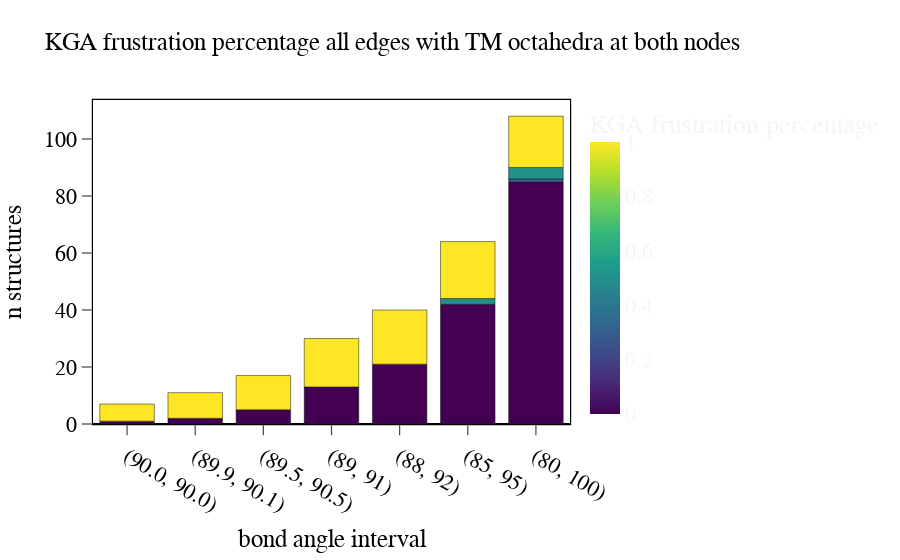
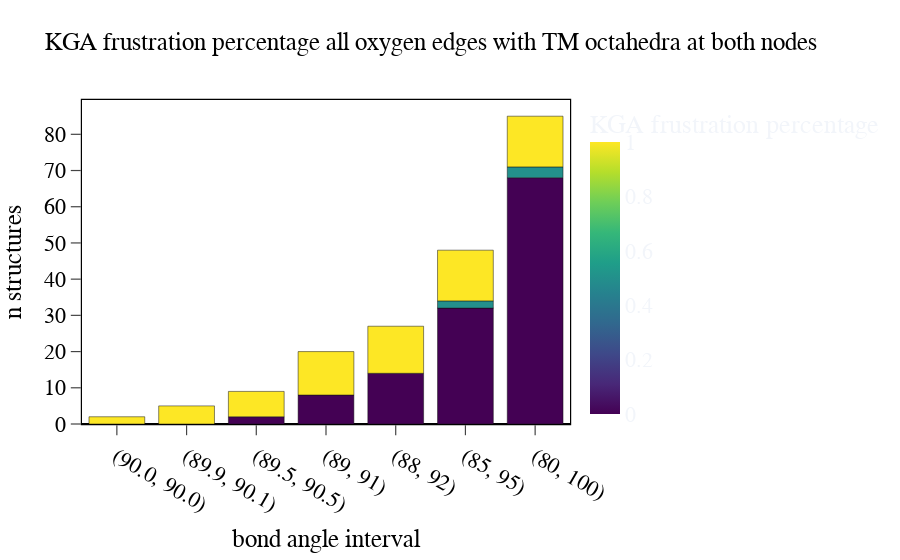

The cell these charts' notebook holds for them, in order:
### Code cell
# Plot as stacked bar plot
for data_string in description:
    names = ["KGA frustration percentage", "n structures", "bond angle interval"]
    dat = []
    for ba_range, data in all_data.items():
        c = Counter(list(data[data_string].values()))
        sorted_keys = sorted(list(c.keys()))
        c = {k: c[k] for k in sorted_keys}
        for perc, n_struct in c.items():
            dat.append([perc, n_struct, str(ba_range)])
    df_plot = pd.DataFrame(dat, columns=names)
    fig = px.bar(df_plot, x="bond angle interval", y="n structures", color="KGA frustration percentage", title=f"KGA frustration percentage {data_string}", color_continuous_scale="viridis")
    fig = pretty_plot(fig)
    fig.update_layout(font=dict(size=22))
    fig.show()
    fig.write_image(os.path.join(plot_dir, f"kga_frustration_percentage_{data_string}.pdf"))

### Figure 1 — Plotly figure (JSON) as saved in the notebook; plotly's stock layout.template omitted (floating-point values rounded to 4 significant figures)
{"data": [{"alignmentgroup": "True", "hovertemplate": "bond angle interval=%{x}<br>n structures=%{y}<br>KGA frustration percentage=%{marker.color}<extra></extra>", "legendgroup": "", "marker": {"color": [0.0, 1.0, 0.0, 1.0, 0.0, 1.0, 0.0, 1.0, 0.0, 1.0, 0.0, 0.5, 1.0, 0.0, 0.3333, 0.5, 1.0], "coloraxis": "coloraxis", "pattern": {"shape": ""}}, "name": "", "offsetgroup": "", "orientation": "v", "showlegend": false, "textposition": "auto", "x": ["(90.0, 90.0)", "(90.0, 90.0)", "(89.9, 90.1)", "(89.9, 90.1)", "(89.5, 90.5)", "(89.5, 90.5)", "(89, 91)", "(89, 91)", "(88, 92)", "(88, 92)", "(85, 95)", "(85, 95)", "(85, 95)", "(80, 100)", "(80, 100)", "(80, 100)", "(80, 100)"], "xaxis": "x", "y": [1, 6, 2, 9, 5, 12, 13, 17, 21, 19, 42, 2, 20, 85, 1, 4, 18], "yaxis": "y", "type": "bar"}], "layout": {"xaxis": {"anchor": "y", "domain": [0.0, 1.0], "title": {"text": "bond angle interval", "font": {"size": 25, "color": "black"}}, "tickfont": {"size": 22, "color": "black"}, "ticks": "outside", "tickwidth": 1.2, "ticklen": 10, "showgrid": false, "showline": true, "mirror": true, "linewidth": 1.2, "linecolor": "black"}, "yaxis": {"anchor": "x", "domain": [0.0, 1.0], "title": {"text": "n structures", "font": {"size": 25, "color": "black"}}, "tickfont": {"size": 22, "color": "black"}, "ticks": "outside", "tickwidth": 1.2, "ticklen": 10, "showgrid": false, "showline": true, "mirror": true, "linewidth": 1.2, "linecolor": "black", "zeroline": true, "zerolinecolor": "black", "zerolinewidth": 2}, "coloraxis": {"colorbar": {"title": {"text": "KGA frustration percentage"}}, "colorscale": [[0.0, "#440154"], [0.1111, "#482878"], [0.2222, "#3e4989"], [0.3333, "#31688e"], [0.4444, "#26828e"], [0.5556, "#1f9e89"], [0.6667, "#35b779"], [0.7778, "#6ece58"], [0.8889, "#b5de2b"], [1.0, "#fde725"]]}, "legend": {"tracegroupgap": 0, "font": {"size": 22, "color": "black"}}, "title": {"text": "KGA frustration percentage all edges with TM octahedra at both nodes", "font": {"size": 25, "color": "black"}}, "barmode": "relative", "font": {"family": "Arial", "size": 22}, "plot_bgcolor": "rgba(255,255,255,1) ", "paper_bgcolor": "rgba(255,255,255,1) "}}

### Figure 2 — Plotly figure (JSON) as saved in the notebook; plotly's stock layout.template omitted (floating-point values rounded to 4 significant figures)
{"data": [{"alignmentgroup": "True", "hovertemplate": "bond angle interval=%{x}<br>n structures=%{y}<br>KGA frustration percentage=%{marker.color}<extra></extra>", "legendgroup": "", "marker": {"color": [1.0, 1.0, 0.0, 1.0, 0.0, 1.0, 0.0, 1.0, 0.0, 0.5, 1.0, 0.0, 0.5, 1.0], "coloraxis": "coloraxis", "pattern": {"shape": ""}}, "name": "", "offsetgroup": "", "orientation": "v", "showlegend": false, "textposition": "auto", "x": ["(90.0, 90.0)", "(89.9, 90.1)", "(89.5, 90.5)", "(89.5, 90.5)", "(89, 91)", "(89, 91)", "(88, 92)", "(88, 92)", "(85, 95)", "(85, 95)", "(85, 95)", "(80, 100)", "(80, 100)", "(80, 100)"], "xaxis": "x", "y": [2, 5, 2, 7, 8, 12, 14, 13, 32, 2, 14, 68, 3, 14], "yaxis": "y", "type": "bar"}], "layout": {"xaxis": {"anchor": "y", "domain": [0.0, 1.0], "title": {"text": "bond angle interval", "font": {"size": 25, "color": "black"}}, "tickfont": {"size": 22, "color": "black"}, "ticks": "outside", "tickwidth": 1.2, "ticklen": 10, "showgrid": false, "showline": true, "mirror": true, "linewidth": 1.2, "linecolor": "black"}, "yaxis": {"anchor": "x", "domain": [0.0, 1.0], "title": {"text": "n structures", "font": {"size": 25, "color": "black"}}, "tickfont": {"size": 22, "color": "black"}, "ticks": "outside", "tickwidth": 1.2, "ticklen": 10, "showgrid": false, "showline": true, "mirror": true, "linewidth": 1.2, "linecolor": "black", "zeroline": true, "zerolinecolor": "black", "zerolinewidth": 2}, "coloraxis": {"colorbar": {"title": {"text": "KGA frustration percentage"}}, "colorscale": [[0.0, "#440154"], [0.1111, "#482878"], [0.2222, "#3e4989"], [0.3333, "#31688e"], [0.4444, "#26828e"], [0.5556, "#1f9e89"], [0.6667, "#35b779"], [0.7778, "#6ece58"], [0.8889, "#b5de2b"], [1.0, "#fde725"]]}, "legend": {"tracegroupgap": 0, "font": {"size": 22, "color": "black"}}, "title": {"text": "KGA frustration percentage all oxygen edges with TM octahedra at both nodes", "font": {"size": 25, "color": "black"}}, "barmode": "relative", "font": {"family": "Arial", "size": 22}, "plot_bgcolor": "rgba(255,255,255,1) ", "paper_bgcolor": "rgba(255,255,255,1) "}}
